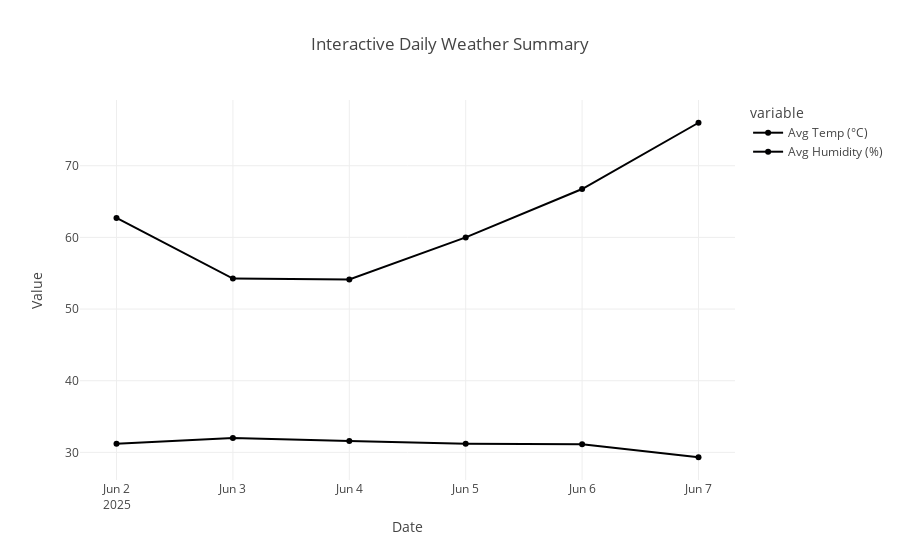

Write notebook code for a chart like this one.
### Markdown cell above
### Main Function

### Code cell
def main():
    location = get_user_location()

    print("\n📍 Fetching current weather...")
    current_weather = fetch_current_weather(location)
    if current_weather is not None:
        print(current_weather)

    print("\n📅 Fetching 5-day forecast...")
    forecast = fetch_forecast(location)
    if forecast is not None:
        print("\n🔍 Forecast Preview:")
        print(forecast.head())

        print("\n📊 Daily Summary:")
        summary = summarize_forecast(forecast)
        display_summary_styled(summary)
        # display_summary(summary)
      
# Run the program
if __name__ == "__main__":
    main()

### Figure 1 — Plotly figure (JSON) as saved in the notebook; plotly's stock layout.template omitted (floating-point values rounded to 4 significant figures)
{"data": [{"hovertemplate": "variable=Avg Temp (°C)<br>Date=%{x}<br>value=%{y}<extra></extra>", "legendgroup": "Avg Temp (°C)", "line": {"color": "#000001", "dash": "solid"}, "marker": {"symbol": "circle"}, "mode": "lines+markers", "name": "Avg Temp (°C)", "orientation": "v", "showlegend": true, "type": "scatter", "x": ["2025-06-02", "2025-06-03", "2025-06-04", "2025-06-05", "2025-06-06", "2025-06-07"], "xaxis": "x", "y": [31.22, 32.0, 31.59, 31.22, 31.12, 29.32], "yaxis": "y"}, {"hovertemplate": "variable=Avg Humidity (%)<br>Date=%{x}<br>value=%{y}<extra></extra>", "legendgroup": "Avg Humidity (%)", "line": {"color": "#000002", "dash": "solid"}, "marker": {"symbol": "circle"}, "mode": "lines+markers", "name": "Avg Humidity (%)", "orientation": "v", "showlegend": true, "type": "scatter", "x": ["2025-06-02", "2025-06-03", "2025-06-04", "2025-06-05", "2025-06-06", "2025-06-07"], "xaxis": "x", "y": [62.71, 54.25, 54.12, 60.0, 66.75, 76.0], "yaxis": "y"}], "layout": {"legend": {"title": {"text": "variable"}, "tracegroupgap": 0}, "title": {"text": "Interactive Daily Weather Summary"}, "xaxis": {"anchor": "y", "domain": [0, 1], "title": {"text": "Date"}}, "yaxis": {"anchor": "x", "domain": [0, 1], "title": {"text": "Value"}}}}
